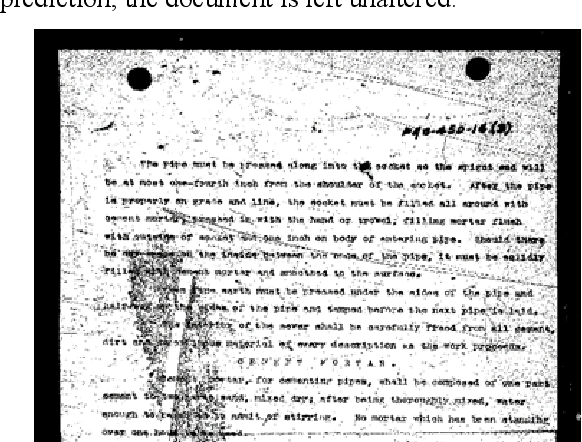
#> input picture week10/citraA.png, 582 x 442 px
$ python tugas1.py
#> lines starting #> are read from the running program, lines starting #| are printed output that depends on the picture; after the words box and inside, x2 and y2 are one past the last pixel; in counts of white or black regions, pixels touching at a corner belong together
import cv2
import os
import numpy as np
import matplotlib.pyplot as plt
import time

base_path = os.path.dirname(__file__)

imgA = cv2.imread(os.path.join(base_path, "citraA.png"), cv2.IMREAD_GRAYSCALE)
#> imgA: shape (442, 582); min 0, max 255, mean 195.9
imgB = cv2.imread(os.path.join(base_path, "citraB.jpg"))
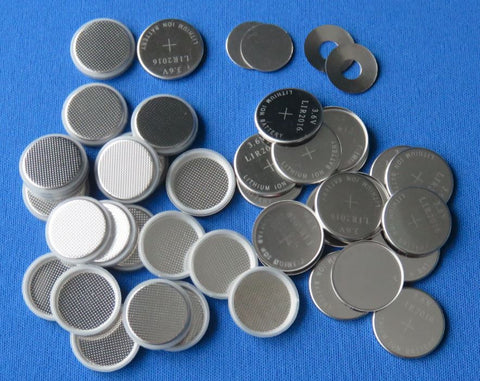
#> input picture week10/citraB.jpg, 480 x 381 px
#> imgB is the input picture: shape (381, 480, 3); mean B, G, R 154.2, 116.9, 86.7

if imgA is None or imgB is None:
    raise ValueError("Image tidak ditemukan")

kernels = {
    "3x3_square": cv2.getStructuringElement(cv2.MORPH_RECT, (3,3)),
    "5x5_square": cv2.getStructuringElement(cv2.MORPH_RECT, (5,5)),
    "7x7_square": cv2.getStructuringElement(cv2.MORPH_RECT, (7,7)),
    "3x3_cross": cv2.getStructuringElement(cv2.MORPH_CROSS, (3,3)),
    "5x5_cross": cv2.getStructuringElement(cv2.MORPH_CROSS, (5,5)),
    "7x7_cross": cv2.getStructuringElement(cv2.MORPH_CROSS, (7,7)),
    "3x3_ellipse": cv2.getStructuringElement(cv2.MORPH_ELLIPSE, (3,3)),
    "5x5_ellipse": cv2.getStructuringElement(cv2.MORPH_ELLIPSE, (5,5)),
    "7x7_ellipse": cv2.getStructuringElement(cv2.MORPH_ELLIPSE, (7,7)),
}

def basic_ops(img, k):
    e1 = cv2.erode(img, k, iterations=1)
    e2 = cv2.erode(img, k, iterations=2)
    d1 = cv2.dilate(img, k, iterations=1)
    d2 = cv2.dilate(img, k, iterations=2)
    boundary = cv2.subtract(d1, e1)
    return e1, e2, d1, d2, boundary

def advanced_ops(img, k):
    o = cv2.morphologyEx(img, cv2.MORPH_OPEN, k)
    c = cv2.morphologyEx(img, cv2.MORPH_CLOSE, k)
    g = cv2.morphologyEx(img, cv2.MORPH_GRADIENT, k)
    t = cv2.morphologyEx(img, cv2.MORPH_TOPHAT, k)
    b = cv2.morphologyEx(img, cv2.MORPH_BLACKHAT, k)
    return o, c, g, t, b

def ocr_pipeline(img, k):
    start = time.time()
    blur = cv2.GaussianBlur(img, (5,5), 0)
    open_ = cv2.morphologyEx(blur, cv2.MORPH_OPEN, k, iterations=2)
    close_ = cv2.morphologyEx(open_, cv2.MORPH_CLOSE, k)
    thresh = cv2.adaptiveThreshold(close_,255,cv2.ADAPTIVE_THRESH_GAUSSIAN_C,cv2.THRESH_BINARY,11,2)
    return thresh, time.time() - start

def count_objects(img, k):
    start = time.time()
    gray = cv2.cvtColor(img, cv2.COLOR_BGR2GRAY)
    _, th = cv2.threshold(gray,0,255,cv2.THRESH_BINARY_INV+cv2.THRESH_OTSU)
    open_ = cv2.morphologyEx(th, cv2.MORPH_OPEN, k, iterations=2)
    dist = cv2.distanceTransform(open_, cv2.DIST_L2, 5)
    _, fg = cv2.threshold(dist,0.5*dist.max(),255,0)
    fg = np.uint8(fg)
    unknown = cv2.subtract(open_, fg)
    _, markers = cv2.connectedComponents(fg)
    markers = markers + 1
    markers[unknown==255] = 0
    markers = cv2.watershed(img, markers)
    count = len(np.unique(markers)) - 2
    result = img.copy()
    result[markers==-1] = [0,0,255]
    return result, count, time.time() - start

def count_comp(img):
    n,_ = cv2.connectedComponents(img)
    return n-1

_, base = cv2.threshold(imgA,0,255,cv2.THRESH_BINARY+cv2.THRESH_OTSU)
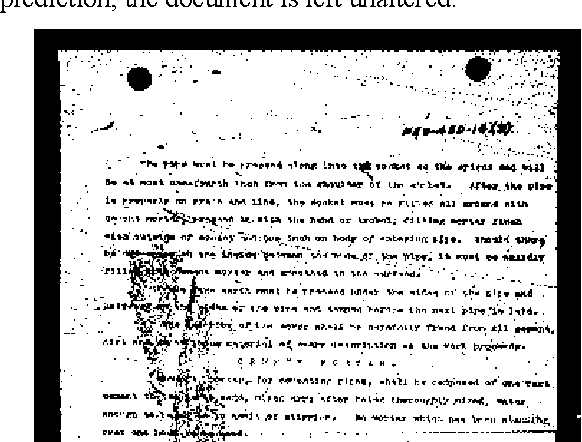
#> base: shape (442, 582); 78.7% white; 1290 black regions (1003 under 20 px), largest, box (x1, y1, x2, y2) and area: (34, 29, 581, 442) 31730, (121, 244, 203, 337) 1475, (465, 56, 492, 82) 501

ocr_results = {}
count_results = []
erosion_res = {}
dilation_res = {}
gradient_res = {}
tophat_res = {}
blackhat_res = {}
count_images = {}

for name,k in kernels.items():
    e1,e2,d1,d2,bound = basic_ops(imgA, k)
    o,c,g,t,b = advanced_ops(imgA, k)
    ocr,t_ocr = ocr_pipeline(imgA, k)
    cnt_img,cnt,t_cnt = count_objects(imgB, k)

    erosion_res[name] = e1
    dilation_res[name] = d1
    gradient_res[name] = g
    tophat_res[name] = t
    blackhat_res[name] = b
    ocr_results[name] = ocr
    count_images[name] = cnt_img

    before = count_comp(base)
    after = count_comp(ocr)

    count_results.append((name, cnt, t_cnt, t_ocr, before, after))
#> this loop made 9 passes
#> (t_ocr, t_cnt, after) on passes 1 to 9: (0.00288, 0.0125, 127), (0.00197, 0.0118, 295), (0.0021, 0.0114, 169), (0.00198, 0.0115, 79), (0.00224, 0.0116, 500), (0.00246, 0.011, 660), (0.00216, 0.0114, 79), (0.00239, 0.0108, 224), (0.00294, 0.0109, 317)
#> pass 1, in basic_ops, `d2 = cv2.dilate(img, k, iterations=2)`:
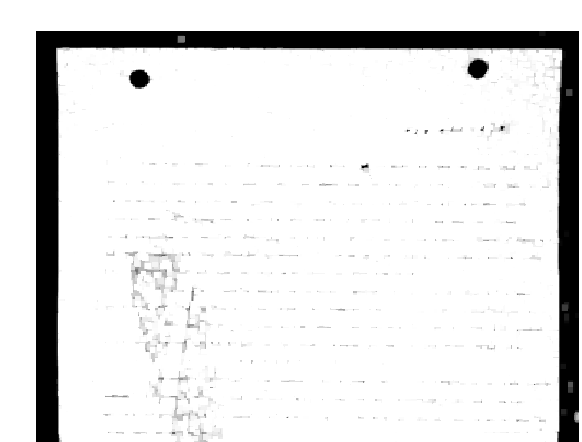
#> d2: shape (442, 582); min 0, max 255, mean 227.4
#> after the loop:
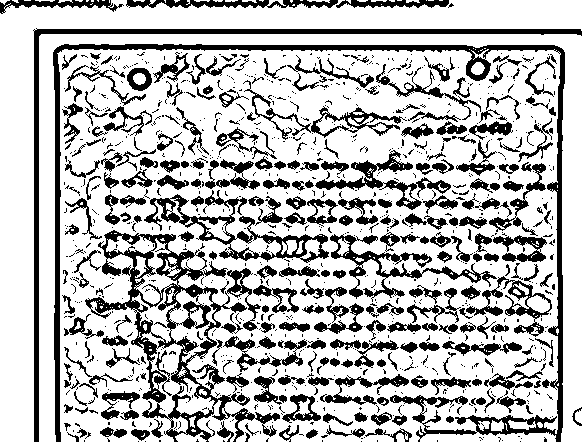
#> ocr: shape (442, 582); 72.9% white; 1051 black regions (784 under 20 px), largest, box (x1, y1, x2, y2) and area: (53, 44, 565, 442) 8999, (85, 230, 280, 442) 8740, (33, 28, 582, 442) 4789
#> after the loop, blackhat_res = 9 items; count_images = 9 items; count_results = 9 items; dilation_res = 9 items; erosion_res = 9 items; gradient_res = 9 items; ocr_results = 9 items; tophat_res = 9 items

manual_count = 10

print("\n" + "="*80)
print("HASIL EKSPERIMEN MORFOLOGI")
print("="*80)

print(f"{'Kernel':<15} | {'Count':<6} | {'Error':<5} | {'OCR Time (s)':<12} | {'Count Time (s)':<14} | {'Komponen':<12}")
print("-"*80)

for r in count_results:
    err = abs(r[1] - manual_count)
    print(f"{r[0]:<15} | {r[1]:<6} | {err:<5} | {r[3]:<12.4f} | {r[2]:<14.4f} | {r[4]} -> {r[5]}")
#> this loop made 9 passes
#> r on passes 1 to 9: ('3x3_square', 3, 0.0125, 0.00288, 56, 127), ('5x5_square', 3, 0.0118, 0.00197, 56, 295), ('7x7_square', 3, 0.0114, 0.0021, 56, 169), ('3x3_cross', 3, 0.0115, 0.00198, 56, 79), ('5x5_cross', 3, 0.0116, 0.00224, 56, 500), ('7x7_cross', 3, 0.011, 0.00246, 56, 660), ('3x3_ellipse', 3, 0.0114, 0.00216, 56, 79), ('5x5_ellipse', 3, 0.0108, 0.00239, 56, 224), ('7x7_ellipse', 3, 0.0109, 0.00294, 56, 317)
#| 3x3_square      | 3      | 7     | 0.0029       | 0.0125         | 56 -> 127
#| 5x5_square      | 3      | 7     | 0.0020       | 0.0118         | 56 -> 295
#| 7x7_square      | 3      | 7     | 0.0021       | 0.0114         | 56 -> 169
#| 3x3_cross       | 3      | 7     | 0.0020       | 0.0115         | 56 -> 79
#| 5x5_cross       | 3      | 7     | 0.0022       | 0.0116         | 56 -> 500
#| 7x7_cross       | 3      | 7     | 0.0025       | 0.0110         | 56 -> 660
#| 3x3_ellipse     | 3      | 7     | 0.0022       | 0.0114         | 56 -> 79
#| 5x5_ellipse     | 3      | 7     | 0.0024       | 0.0108         | 56 -> 224
#> (further printed lines are left out)

print("="*80)
print("Keterangan:")
print("Count        : Jumlah objek terdeteksi")
print("Error        : Selisih dengan jumlah manual")
print("OCR Time     : Waktu preprocessing OCR")
print("Count Time   : Waktu proses counting (watershed)")
print("Komponen     : Jumlah connected component (sebelum -> sesudah)")
print("="*80)

k_demo = kernels["5x5_ellipse"]
e1,e2,d1,d2,bound = basic_ops(imgA, k_demo)
#> in basic_ops (call 10), `boundary = cv2.subtract(d1, e1)`:
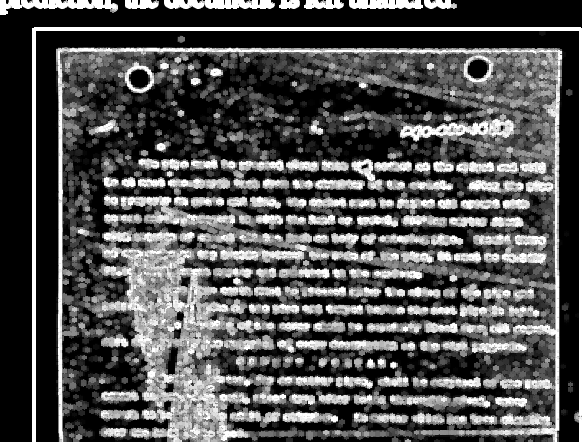
#> boundary: shape (442, 582); min 0, max 255, mean 82.7

plt.figure(figsize=(10,6))
plt.subplot(2,3,1); plt.imshow(imgA, cmap='gray'); plt.title("Original"); plt.axis('off')
plt.subplot(2,3,2); plt.imshow(e1, cmap='gray'); plt.title("Erode 1x"); plt.axis('off')
plt.subplot(2,3,3); plt.imshow(e2, cmap='gray'); plt.title("Erode 2x"); plt.axis('off')
plt.subplot(2,3,4); plt.imshow(bound, cmap='gray'); plt.title("Boundary"); plt.axis('off')
plt.subplot(2,3,5); plt.imshow(d1, cmap='gray'); plt.title("Dilate 1x"); plt.axis('off')
plt.subplot(2,3,6); plt.imshow(d2, cmap='gray'); plt.title("Dilate 2x"); plt.axis('off')
plt.suptitle("Basic Morphology (Erosion & Dilation)")
plt.tight_layout()
plt.show()

plt.figure(figsize=(12,12))
for i,(n,img) in enumerate(ocr_results.items()):
    plt.subplot(3,3,i+1)
    plt.imshow(img, cmap='gray')
    plt.title(n)
    plt.axis('off')
#> this loop made 9 passes
#> n on passes 1 to 9: '3x3_square', '5x5_square', '7x7_square', '3x3_cross', '5x5_cross', '7x7_cross', '3x3_ellipse', '5x5_ellipse', '7x7_ellipse'
plt.suptitle("OCR Preprocessing Result (All Kernels)")
plt.tight_layout()
plt.show()

plt.figure(figsize=(12,12))
for i,(n,img) in enumerate(gradient_res.items()):
    plt.subplot(3,3,i+1)
    plt.imshow(img, cmap='gray')
    plt.title(n)
    plt.axis('off')
plt.suptitle("Morphological Gradient (Boundary Detection)")
plt.tight_layout()
plt.show()

plt.figure(figsize=(12,12))
for i,(n,img) in enumerate(tophat_res.items()):
    plt.subplot(3,3,i+1)
    plt.imshow(img, cmap='gray')
    plt.title(n)
    plt.axis('off')
plt.suptitle("Top-Hat Transformation (Bright Features)")
plt.tight_layout()
plt.show()

plt.figure(figsize=(12,12))
for i,(n,img) in enumerate(blackhat_res.items()):
    plt.subplot(3,3,i+1)
    plt.imshow(img, cmap='gray')
    plt.title(n)
    plt.axis('off')
plt.suptitle("Black-Hat Transformation (Dark Features)")
plt.tight_layout()
plt.show()
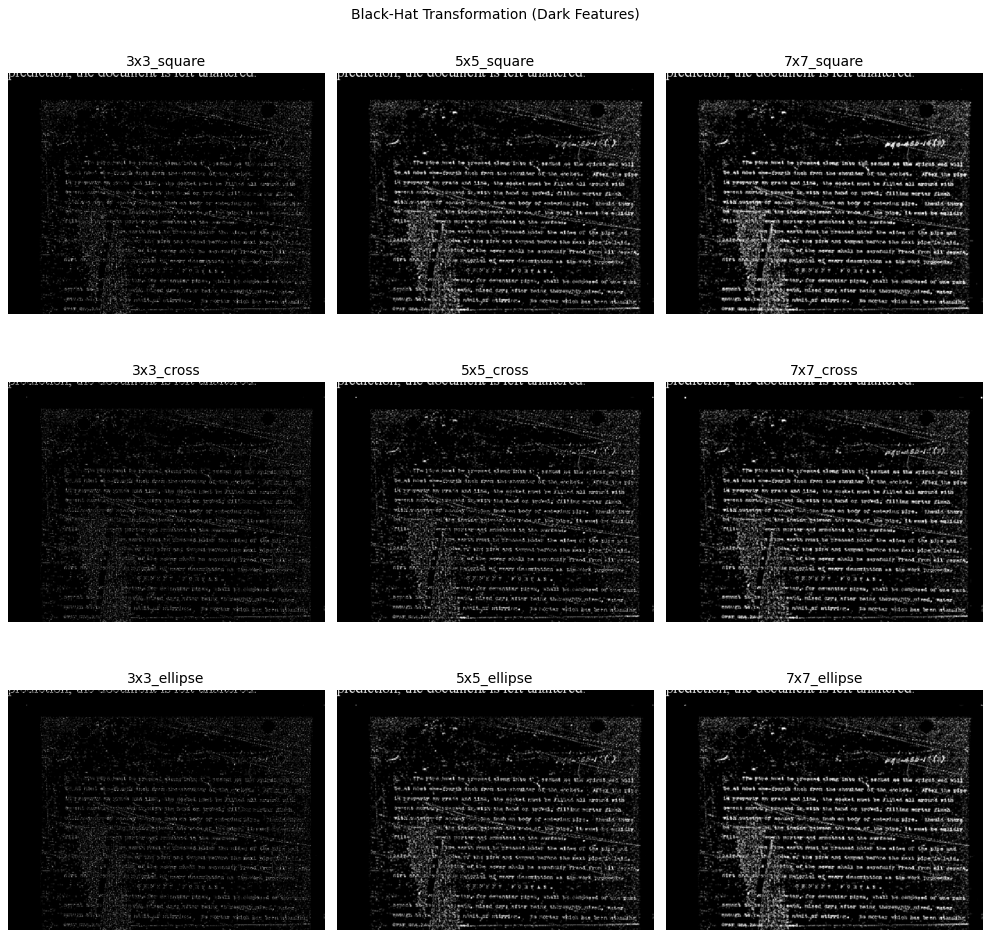
#> figure drawn by matplotlib, 9 panels

plt.figure(figsize=(12,12))
for i,(n,img) in enumerate(count_images.items()):
    img_rgb = cv2.cvtColor(img, cv2.COLOR_BGR2RGB)
    plt.subplot(3,3,i+1)
    plt.imshow(img_rgb)
    plt.title(n)
    plt.axis('off')
plt.suptitle("Object Counting Result (Watershed)")
plt.tight_layout()
plt.show()
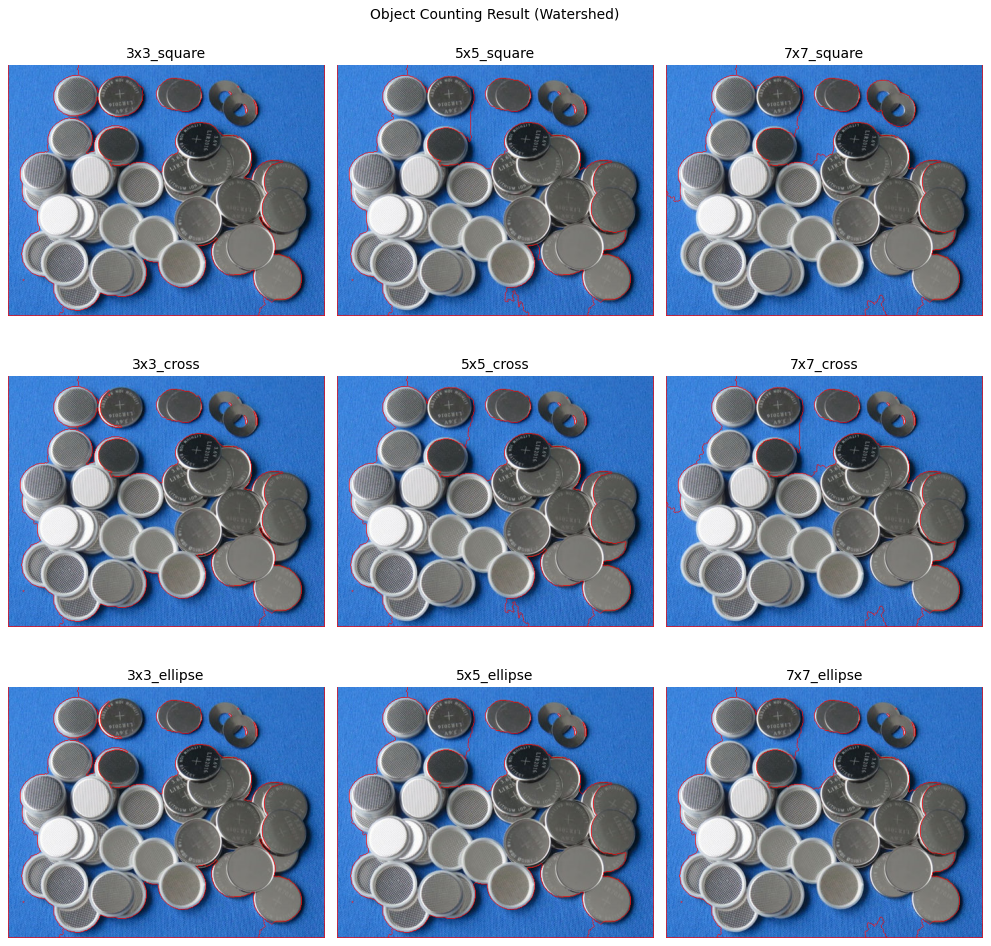
#> figure drawn by matplotlib, 9 panels

print("Done")
